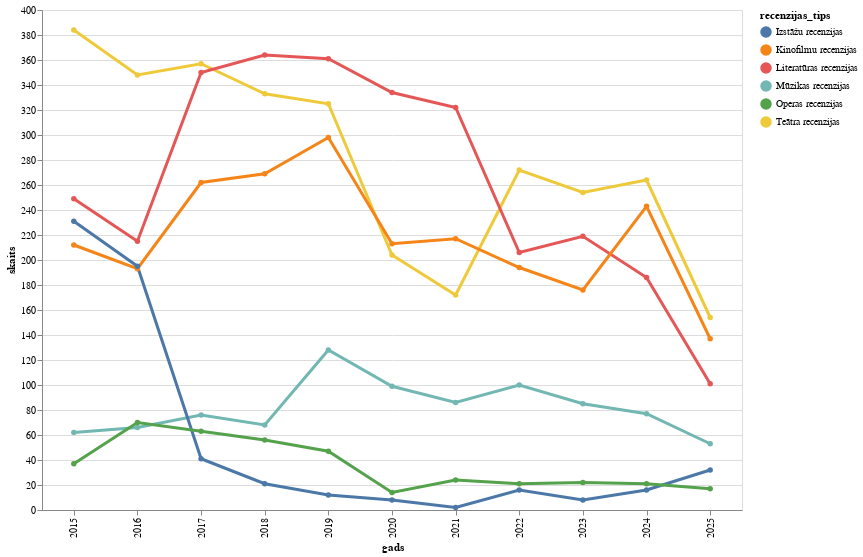

Notebook code cell kept with this figure:
### Code cell
# Line chart showing time series trends for each review type
line_chart = alt.Chart(time_series.query("gads >= 2015")).mark_line(
    strokeWidth=3,
    point=True
).encode(
    x=alt.X(
        'gads:O', 
        # title='gads',
        scale=alt.Scale(zero=False)
    ),
    y=alt.Y('skaits:Q', 
            scale=alt.Scale(zero=False)),
    color=alt.Color('recenzijas_tips:N'),
    # strokeDash=alt.StrokeDash('recenzijas_tips:N'),
    tooltip=['gads:O', 'skaits:Q', 'recenzijas_tips:N']
).properties(
    width=700,
    height=500,
).interactive()

line_chart

### Figure 1 — Vega-Lite specification as saved in the notebook (floating-point values rounded to 4 significant figures)
{"config": {"view": {"continuousWidth": 300, "continuousHeight": 300}}, "data": {"name": "data-54763c9ae0ed4365022ed863871c2ca8"}, "mark": {"type": "line", "point": true, "strokeWidth": 3}, "encoding": {"color": {"field": "recenzijas_tips", "type": "nominal"}, "tooltip": [{"field": "gads", "type": "ordinal"}, {"field": "skaits", "type": "quantitative"}, {"field": "recenzijas_tips", "type": "nominal"}], "x": {"field": "gads", "scale": {"zero": false}, "type": "ordinal"}, "y": {"field": "skaits", "scale": {"zero": false}, "type": "quantitative"}}, "height": 500, "params": [{"name": "param_32", "select": {"type": "interval", "encodings": ["x", "y"]}, "bind": "scales"}], "width": 700, "$schema": "https://vega.github.io/schema/vega-lite/v5.20.1.json", "datasets": {"data-54763c9ae0ed4365022ed863871c2ca8": [{"gads": 2015, "skaits": 384, "recenzijas_tips": "Teātra recenzijas"}, {"gads": 2016, "skaits": 348, "recenzijas_tips": "Teātra recenzijas"}, {"gads": 2017, "skaits": 357, "recenzijas_tips": "Teātra recenzijas"}, {"gads": 2018, "skaits": 333, "recenzijas_tips": "Teātra recenzijas"}, {"gads": 2019, "skaits": 325, "recenzijas_tips": "Teātra recenzijas"}, {"gads": 2020, "skaits": 204, "recenzijas_tips": "Teātra recenzijas"}, {"gads": 2021, "skaits": 172, "recenzijas_tips": "Teātra recenzijas"}, {"gads": 2022, "skaits": 272, "recenzijas_tips": "Teātra recenzijas"}, {"gads": 2023, "skaits": 254, "recenzijas_tips": "Teātra recenzijas"}, {"gads": 2024, "skaits": 264, "recenzijas_tips": "Teātra recenzijas"}, {"gads": 2025, "skaits": 154, "recenzijas_tips": "Teātra recenzijas"}, {"gads": 2015, "skaits": 249, "recenzijas_tips": "Literatūras recenzijas"}, {"gads": 2016, "skaits": 215, "recenzijas_tips": "Literatūras recenzijas"}, {"gads": 2017, "skaits": 350, "recenzijas_tips": "Literatūras recenzijas"}, {"gads": 2018, "skaits": 364, "recenzijas_tips": "Literatūras recenzijas"}, {"gads": 2019, "skaits": 361, "recenzijas_tips": "Literatūras recenzijas"}, {"gads": 2020, "skaits": 334, "recenzijas_tips": "Literatūras recenzijas"}, {"gads": 2021, "skaits": 322, "recenzijas_tips": "Literatūras recenzijas"}, {"gads": 2022, "skaits": 206, "recenzijas_tips": "Literatūras recenzijas"}, {"gads": 2023, "skaits": 219, "recenzijas_tips": "Literatūras recenzijas"}, {"gads": 2024, "skaits": 186, "recenzijas_tips": "Literatūras recenzijas"}, {"gads": 2025, "skaits": 101, "recenzijas_tips": "Literatūras recenzijas"}, {"gads": 2015, "skaits": 212, "recenzijas_tips": "Kinofilmu recenzijas"}, {"gads": 2016, "skaits": 193, "recenzijas_tips": "Kinofilmu recenzijas"}, {"gads": 2017, "skaits": 262, "recenzijas_tips": "Kinofilmu recenzijas"}, {"gads": 2018, "skaits": 269, "recenzijas_tips": "Kinofilmu recenzijas"}, {"gads": 2019, "skaits": 298, "recenzijas_tips": "Kinofilmu recenzijas"}, {"gads": 2020, "skaits": 213, "recenzijas_tips": "Kinofilmu recenzijas"}, {"gads": 2021, "skaits": 217, "recenzijas_tips": "Kinofilmu recenzijas"}, {"gads": 2022, "skaits": 194, "recenzijas_tips": "Kinofilmu recenzijas"}, {"gads": 2023, "skaits": 176, "recenzijas_tips": "Kinofilmu recenzijas"}, {"gads": 2024, "skaits": 243, "recenzijas_tips": "Kinofilmu recenzijas"}, {"gads": 2025, "skaits": 137, "recenzijas_tips": "Kinofilmu recenzijas"}, {"gads": 2015, "skaits": 62, "recenzijas_tips": "Mūzikas recenzijas"}, {"gads": 2016, "skaits": 66, "recenzijas_tips": "Mūzikas recenzijas"}, {"gads": 2017, "skaits": 76, "recenzijas_tips": "Mūzikas recenzijas"}, {"gads": 2018, "skaits": 68, "recenzijas_tips": "Mūzikas recenzijas"}, {"gads": 2019, "skaits": 128, "recenzijas_tips": "Mūzikas recenzijas"}, {"gads": 2020, "skaits": 99, "recenzijas_tips": "Mūzikas recenzijas"}, {"gads": 2021, "skaits": 86, "recenzijas_tips": "Mūzikas recenzijas"}, {"gads": 2022, "skaits": 100, "recenzijas_tips": "Mūzikas recenzijas"}, {"gads": 2023, "skaits": 85, "recenzijas_tips": "Mūzikas recenzijas"}, {"gads": 2024, "skaits": 77, "recenzijas_tips": "Mūzikas recenzijas"}, {"gads": 2025, "skaits": 53, "recenzijas_tips": "Mūzikas recenzijas"}, {"gads": 2015, "skaits": 231, "recenzijas_tips": "Izstāžu recenzijas"}, {"gads": 2016, "skaits": 195, "recenzijas_tips": "Izstāžu recenzijas"}, {"gads": 2017, "skaits": 41, "recenzijas_tips": "Izstāžu recenzijas"}, {"gads": 2018, "skaits": 21, "recenzijas_tips": "Izstāžu recenzijas"}, {"gads": 2019, "skaits": 12, "recenzijas_tips": "Izstāžu recenzijas"}, {"gads": 2020, "skaits": 8, "recenzijas_tips": "Izstāžu recenzijas"}, {"gads": 2021, "skaits": 2, "recenzijas_tips": "Izstāžu recenzijas"}, {"gads": 2022, "skaits": 16, "recenzijas_tips": "Izstāžu recenzijas"}, {"gads": 2023, "skaits": 8, "recenzijas_tips": "Izstāžu recenzijas"}, {"gads": 2024, "skaits": 16, "recenzijas_tips": "Izstāžu recenzijas"}, {"gads": 2025, "skaits": 32, "recenzijas_tips": "Izstāžu recenzijas"}, {"gads": 2015, "skaits": 37, "recenzijas_tips": "Operas recenzijas"}, {"gads": 2016, "skaits": 70, "recenzijas_tips": "Operas recenzijas"}, {"gads": 2017, "skaits": 63, "recenzijas_tips": "Operas recenzijas"}, {"gads": 2018, "skaits": 56, "recenzijas_tips": "Operas recenzijas"}, {"gads": 2019, "skaits": 47, "recenzijas_tips": "Operas recenzijas"}, {"gads": 2020, "skaits": 14, "recenzijas_tips": "Operas recenzijas"}, {"gads": 2021, "skaits": 24, "recenzijas_tips": "Operas recenzijas"}, {"gads": 2022, "skaits": 21, "recenzijas_tips": "Operas recenzijas"}, {"gads": 2023, "skaits": 22, "recenzijas_tips": "Operas recenzijas"}, {"gads": 2024, "skaits": 21, "recenzijas_tips": "Operas recenzijas"}, {"gads": 2025, "skaits": 17, "recenzijas_tips": "Operas recenzijas"}]}}
